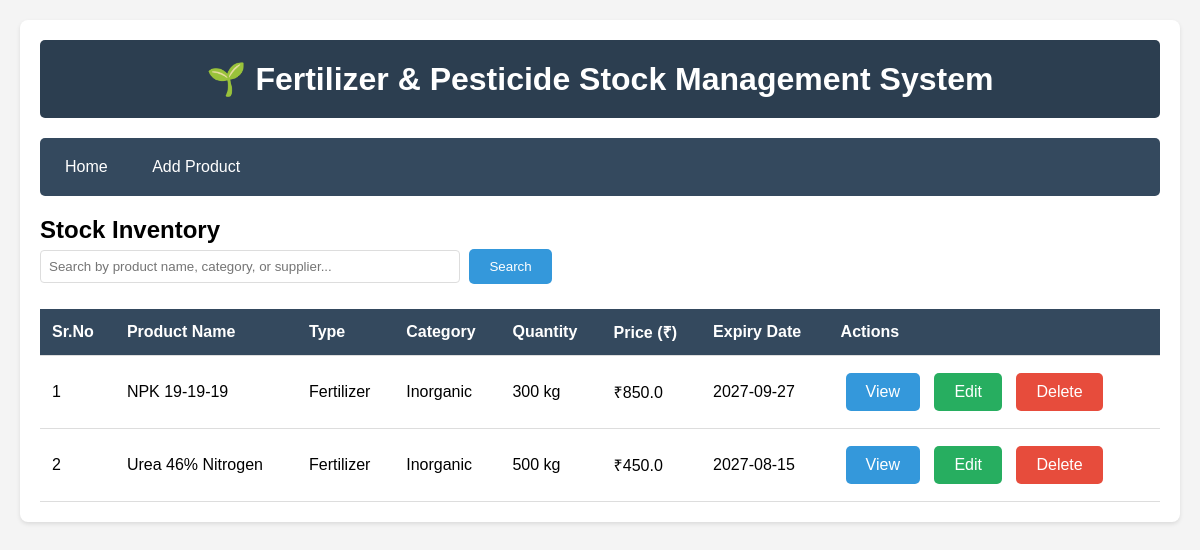
The page / on the database its author committed.
### tables this page shows
CREATE TABLE products (
            id INTEGER PRIMARY KEY AUTOINCREMENT,
            product_name TEXT NOT NULL,
            product_type TEXT NOT NULL,
            category TEXT NOT NULL,
            quantity INTEGER NOT NULL,
            unit TEXT NOT NULL,
            manufacturing_date TEXT NOT NULL,
            expiry_date TEXT NOT NULL,
            price REAL NOT NULL,
            supplier_name TEXT,
            batch_number TEXT,
            storage_location TEXT,
            date_added TEXT NOT NULL
        );

### app.py (the view)
@app.route('/')
def index():
    conn = get_db_connection()
    products = conn.execute('SELECT * FROM products ORDER BY id DESC').fetchall()
    conn.close()
    return render_template('index.html', products=products)

### app.py (called while the page is built)
def get_db_connection():
    conn = sqlite3.connect(DATABASE)
    conn.row_factory = sqlite3.Row
    return conn

### templates/index.html
{% extends 'layout.html' %}
{% block content %}
<h2>Stock Inventory</h2>
<form action="{{ url_for('search') }}" method="GET" style="margin-bottom: 20px;">
    <input type="text" name="query" placeholder="Search by product name, category, or supplier..."
           value="{{ search_query if search_query else '' }}" style="width: 70%; display: inline-block;">
    <button type="submit" class="btn btn-primary">Search</button>
</form>
<table>
    <thead>
        <tr>
            <th>Sr.No</th>
            <th>Product Name</th>
            <th>Type</th>
            <th>Category</th>
            <th>Quantity</th>
            <th>Price (₹)</th>
            <th>Expiry Date</th>
            <th>Actions</th>
        </tr>
    </thead>
    <tbody>
        {% if products %}
            {% for product in products %}
            <tr>
                <td>{{ loop.index }}</td>
                <td>{{ product['product_name'] }}</td>
                <td>{{ product['product_type'] }}</td>
                <td>{{ product['category'] }}</td>
                <td>{{ product['quantity'] }} {{ product['unit'] }}</td>
                <td>₹{{ product['price'] }}</td>
                <td>{{ product['expiry_date'] }}</td>
                <td>
                    <a href="{{ url_for('view_product', id=product['id']) }}" class="btn btn-primary">View</a>
                    <a href="{{ url_for('update_product', id=product['id']) }}" class="btn btn-success">Edit</a>
                    <a href="{{ url_for('delete_product', id=product['id']) }}"
                       class="btn btn-danger"
                       onclick="return confirm('Are you sure you want to delete this product?')">Delete</a>
                </td>
            </tr>
            {% endfor %}
        {% else %}
            <tr>
                <td colspan="8" style="text-align: center;">No products found</td>
            </tr>
        {% endif %}
    </tbody>
</table>
{% endblock %}

### templates/layout.html (shortened to what this page needs)
<!DOCTYPE html>
<html lang="en">
<head>
</head>
<body>
    <div class="container">
        <header>
            <h1>🌱 Fertilizer & Pesticide Stock Management System</h1>
        </header>
        <nav>
            <a href="{{ url_for('index') }}">Home</a>
            <a href="{{ url_for('add_product') }}">Add Product</a>
        </nav>
        {% block content %}{% endblock %}
    </div>
</body>
</html>

### templates/layout.html (style rules this page uses)
* { margin: 0; padding: 0; box-sizing: border-box; }
body { font-family: Arial, sans-serif; background-color: #f4f4f4; padding: 20px; }
.container { max-width: 1200px; margin: 0 auto; background-color: white; padding: 20px; border-radius: 8px; box-shadow: 0 2px 4px rgba(0,0,0,0.1); }
header { background-color: #2c3e50; color: white; padding: 20px; text-align: center; border-radius: 5px; margin-bottom: 20px; }
nav { background-color: #34495e; padding: 10px; border-radius: 5px; margin-bottom: 20px; }
nav a { color: white; text-decoration: none; padding: 10px 15px; margin-right: 10px; display: inline-block; border-radius: 3px; }
.btn { padding: 10px 20px; text-decoration: none; border: none; border-radius: 5px; cursor: pointer; display: inline-block; margin: 5px; }
.btn-primary { background-color: #3498db; color: white; }
.btn-success { background-color: #27ae60; color: white; }
.btn-danger { background-color: #e74c3c; color: white; }
table { width: 100%; border-collapse: collapse; margin-top: 20px; }
table th, table td { padding: 12px; text-align: left; border-bottom: 1px solid #ddd; }
table th { background-color: #34495e; color: white; }
form { max-width: 600px; }
input, select, textarea { width: 100%; padding: 8px; border: 1px solid #ddd; border-radius: 4px; }

### rows shown on the page
products: product_name "NPK 19-19-19", product_type "Fertilizer", category "Inorganic", quantity "300", unit "kg", price "850.0", expiry_date "2027-09-27"
products: product_name "Urea 46% Nitrogen", product_type "Fertilizer", category "Inorganic", quantity "500", unit "kg", price "450.0", expiry_date "2027-08-15"
